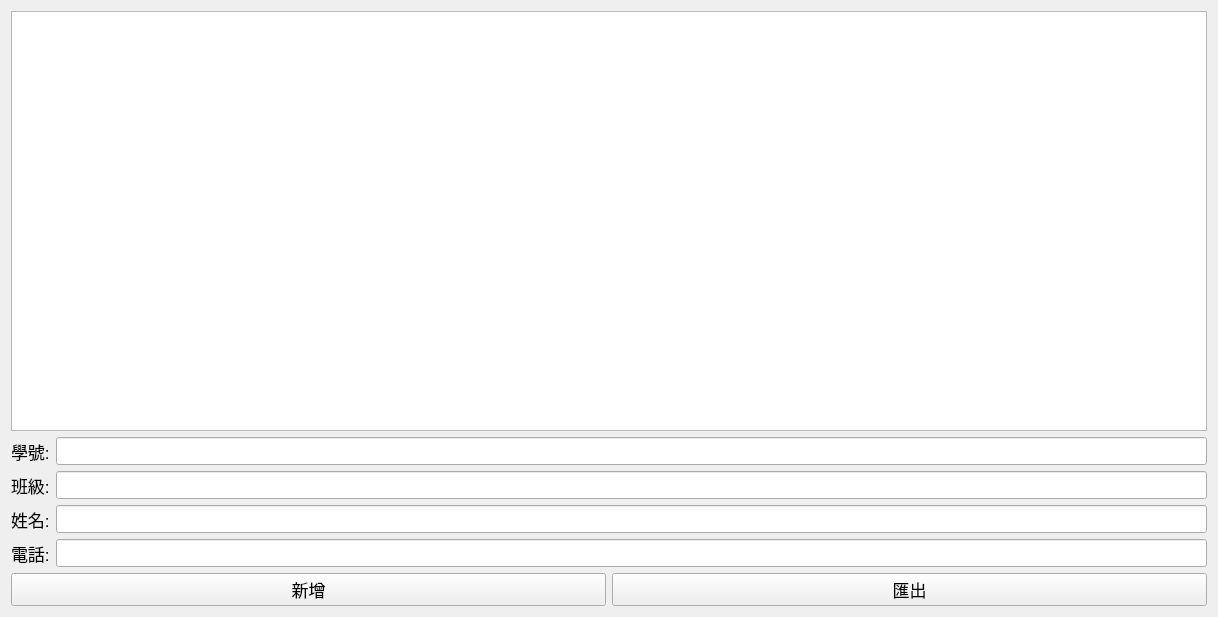
<?xml version="1.0" encoding="UTF-8"?>
<ui version="4.0">
 <class>MyWidget</class>
 <widget class="QWidget" name="MyWidget">
  <property name="geometry">
   <rect>
    <x>0</x>
    <y>0</y>
    <width>1218</width>
    <height>617</height>
   </rect>
  </property>
  <property name="windowTitle">
   <string>MyWidget</string>
  </property>
  <layout class="QVBoxLayout" name="verticalLayout_2">
   <item>
    <layout class="QVBoxLayout" name="verticalLayout">
     <item>
      <widget class="QTableWidget" name="tableWidget"/>
     </item>
     <item>
      <layout class="QHBoxLayout" name="horizontalLayout_2">
       <item>
        <widget class="QLabel" name="label_3">
         <property name="font">
          <font>
           <pointsize>13</pointsize>
          </font>
         </property>
         <property name="text">
          <string>學號:</string>
         </property>
        </widget>
       </item>
       <item>
        <widget class="QLineEdit" name="lineEdit_6">
         <property name="font">
          <font>
           <pointsize>13</pointsize>
          </font>
         </property>
         <property name="text">
          <string/>
         </property>
        </widget>
       </item>
      </layout>
     </item>
     <item>
      <layout class="QHBoxLayout" name="horizontalLayout">
       <item>
        <widget class="QLabel" name="label_2">
         <property name="font">
          <font>
           <pointsize>13</pointsize>
          </font>
         </property>
         <property name="text">
          <string>班級:</string>
         </property>
        </widget>
       </item>
       <item>
        <widget class="QLineEdit" name="lineEdit_5">
         <property name="font">
          <font>
           <pointsize>13</pointsize>
          </font>
         </property>
         <property name="text">
          <string/>
         </property>
        </widget>
       </item>
      </layout>
     </item>
     <item>
      <layout class="QHBoxLayout" name="horizontalLayout_3">
       <item>
        <widget class="QLabel" name="label">
         <property name="font">
          <font>
           <pointsize>13</pointsize>
          </font>
         </property>
         <property name="text">
          <string>姓名:</string>
         </property>
        </widget>
       </item>
       <item>
        <widget class="QLineEdit" name="lineEdit_7">
         <property name="font">
          <font>
           <pointsize>13</pointsize>
          </font>
         </property>
         <property name="text">
          <string/>
         </property>
        </widget>
       </item>
      </layout>
     </item>
     <item>
      <layout class="QHBoxLayout" name="horizontalLayout_4">
       <item>
        <widget class="QLabel" name="label_4">
         <property name="font">
          <font>
           <pointsize>13</pointsize>
          </font>
         </property>
         <property name="text">
          <string>電話:</string>
         </property>
        </widget>
       </item>
       <item>
        <widget class="QLineEdit" name="lineEdit_8">
         <property name="font">
          <font>
           <pointsize>13</pointsize>
          </font>
         </property>
         <property name="text">
          <string/>
         </property>
        </widget>
       </item>
      </layout>
     </item>
     <item>
      <layout class="QHBoxLayout" name="horizontalLayout_5">
       <item>
        <widget class="QPushButton" name="pushButton">
         <property name="font">
          <font>
           <pointsize>13</pointsize>
          </font>
         </property>
         <property name="text">
          <string>新增</string>
         </property>
        </widget>
       </item>
       <item>
        <widget class="QPushButton" name="pushButton_2">
         <property name="font">
          <font>
           <pointsize>13</pointsize>
          </font>
         </property>
         <property name="text">
          <string>匯出</string>
         </property>
        </widget>
       </item>
      </layout>
     </item>
    </layout>
   </item>
  </layout>
 </widget>
 <resources/>
 <connections/>
</ui>
